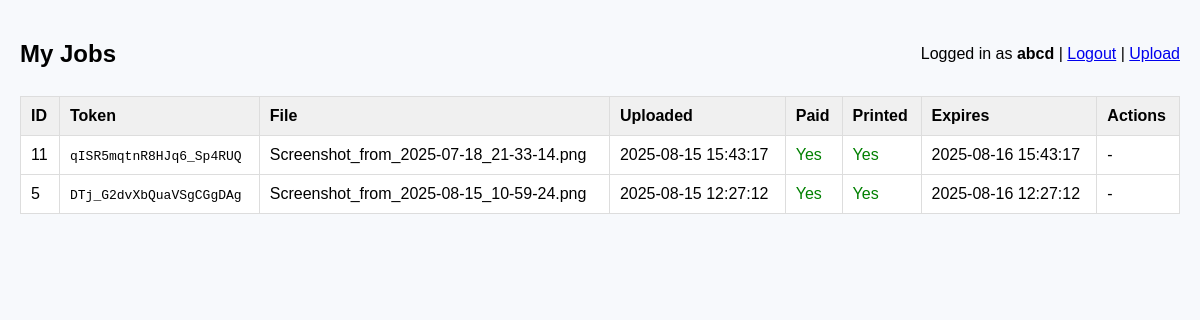
The app's page /myjobs (signed in) with its own data.
### tables this page shows
CREATE TABLE jobs (
        id INTEGER PRIMARY KEY AUTOINCREMENT,
        token TEXT UNIQUE,
        filename TEXT,
        filepath TEXT,
        uploaded_at INTEGER,
        paid INTEGER DEFAULT 0,
        printed INTEGER DEFAULT 0,
        expires_at INTEGER
    , owner_username TEXT);

### app.py (the view)
@app.route('/myjobs')
@login_required(admin_only=False)
def myjobs():
    username = session.get('user')
    conn = get_db_connection()
    cur = conn.cursor()
    cur.execute(
        'SELECT id, token, filename, uploaded_at, paid, printed, expires_at FROM jobs WHERE owner_username=? ORDER BY uploaded_at DESC',
        (username,)
    )
    rows = cur.fetchall()
    conn.close()
    formatted = []
    for r in rows:
        formatted.append({
            'id': r[0],
            'token': r[1],
            'filename': r[2],
            'uploaded_at': datetime.fromtimestamp(r[3]).strftime("%Y-%m-%d %H:%M:%S"),
            'paid': bool(r[4]),
            'printed': bool(r[5]),
            'expires_at': datetime.fromtimestamp(r[6]).strftime("%Y-%m-%d %H:%M:%S"),
        })
    return render_template('myjobs.html', jobs=formatted)

### app.py (called while the page is built, shortened)
@app.context_processor
def inject_template_globals():
    max_mb = app.config.get('MAX_CONTENT_LENGTH', 0) // (1024 * 1024)
    return {
        "max_file_mb": max_mb,
        "registration_enabled": 'register' in app.view_functions
    }

def get_db_connection():
    conn = sqlite3.connect(DB_PATH)
    conn.row_factory = sqlite3.Row
    return conn

def login_required(admin_only=False):
    def decorator(f):
        @wraps(f)
        def wrapped(*args, **kwargs):
            username = session.get("user")
            if not username:
                if admin_only:
                    return redirect(url_for("admin_login", next=request.path))
                return redirect(url_for("user_login", next=request.path))
            return f(*args, **kwargs)
        return wrapped
    return decorator

### templates/myjobs.html (shortened to what this page needs)
<!doctype html>
<html>
<head>
</head>
<body>
  <div class="top">
    <h2>My Jobs</h2>
    <div>
      Logged in as <strong>{{ session.user }}</strong> |
      <a href="{{ url_for('logout') }}">Logout</a> |
      <a href="{{ url_for('index') }}">Upload</a>
    </div>
  </div>
  <table>
    <thead>
      <tr>
        <th>ID</th>
        <th>Token</th>
        <th>File</th>
        <th>Uploaded</th>
        <th>Paid</th>
        <th>Printed</th>
        <th>Expires</th>
        <th>Actions</th>
      </tr>
    </thead>
    <tbody>
      {% for job in jobs %}
      <tr>
        <td>{{ job.id }}</td>
        <td><code>{{ job.token }}</code></td>
        <td>{{ job.filename }}</td>
        <td>{{ job.uploaded_at }}</td>
        <td>{% if job.paid %}<span class="ok">Yes</span>{% else %}<span class="no">No</span>{% endif %}</td>
        <td>{% if job.printed %}<span class="ok">Yes</span>{% else %}<span class="no">No</span>{% endif %}</td>
        <td>{{ job.expires_at }}</td>
        <td>
          {% if not job.printed %}
            <a href="{{ url_for('regenerate_qr', token=job.token) }}" class="btn-qr" target="_blank">Regenerate QR</a>
          {% else %}
            <span>-</span>
          {% endif %}
        </td>
      </tr>
      {% endfor %}
    </tbody>
  </table>
</body>
</html>

### templates/myjobs.html (style rules this page uses)
body { font-family:Arial,Helvetica,sans-serif;background:#f7f9fc;margin:20px }
table { width:100%;border-collapse:collapse;background:#fff }
th,td { padding:10px;border:1px solid #ddd;text-align:left }
th { background:#f0f0f0 }
.ok { color:green }
.top { display:flex;justify-content:space-between;align-items:center;margin-bottom:8px }

### records on screen
jobs: id "11", token "qISR5mqtnR8HJq6_Sp4RUQ", filename "Screenshot_from_2025-07-18_21-33-14.png", uploaded_at "2025-08-15 15:43:17", paid "Yes", printed "Yes", expires_at "2025-08-16 15:43:17"
jobs: id "5", token "DTj_G2dvXbQuaVSgCGgDAg", filename "Screenshot_from_2025-08-15_10-59-24.png", uploaded_at "2025-08-15 12:27:12", paid "Yes", printed "Yes", expires_at "2025-08-16 12:27:12"

### other values on screen
{{ session.user }} "abcd"
